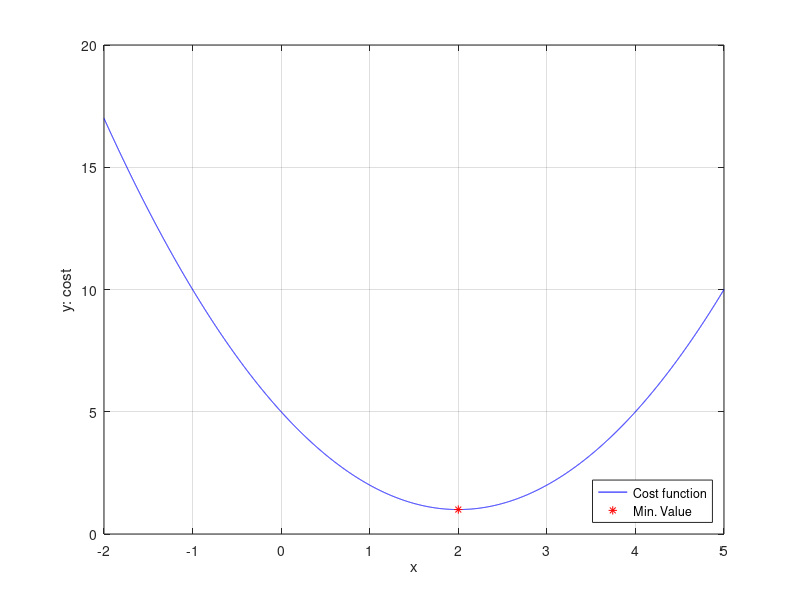

MATLAB code to generate this figure:
%%% Initialization
clear variables; clc; 

%%% Parameter Setting Section
%%% x data
x = -2:0.001:5; 

%%% TODO
%%% y data: 예제 함수 입력
y = (x-2).^2  + 1;


%%% TODO
%%% 아래의 두 변수를 for-loop에서 활용
minValue = y(1);
minIndex = 1 ;

%%% 탐색 알고리즘: 모든 경우를 비교하여 최소값 찾기
%%% index 기준으로 검색
for i = 2 : 1 : length(x)
    if y(i)< minValue
       minIndex =i;
       minValue=y(i);
       
    end
%%% TODO
%%% 조건문 추가
end

figure();
plot(x, y, 'b-'); hold on ; grid on ;
plot(x(minIndex), minValue, 'r*');
xlabel('x'); ylabel('y: cost'); 
legend('Cost function','Min. Value', 'location', 'southeast');

fprintf("Min Value : %d\n", minValue);